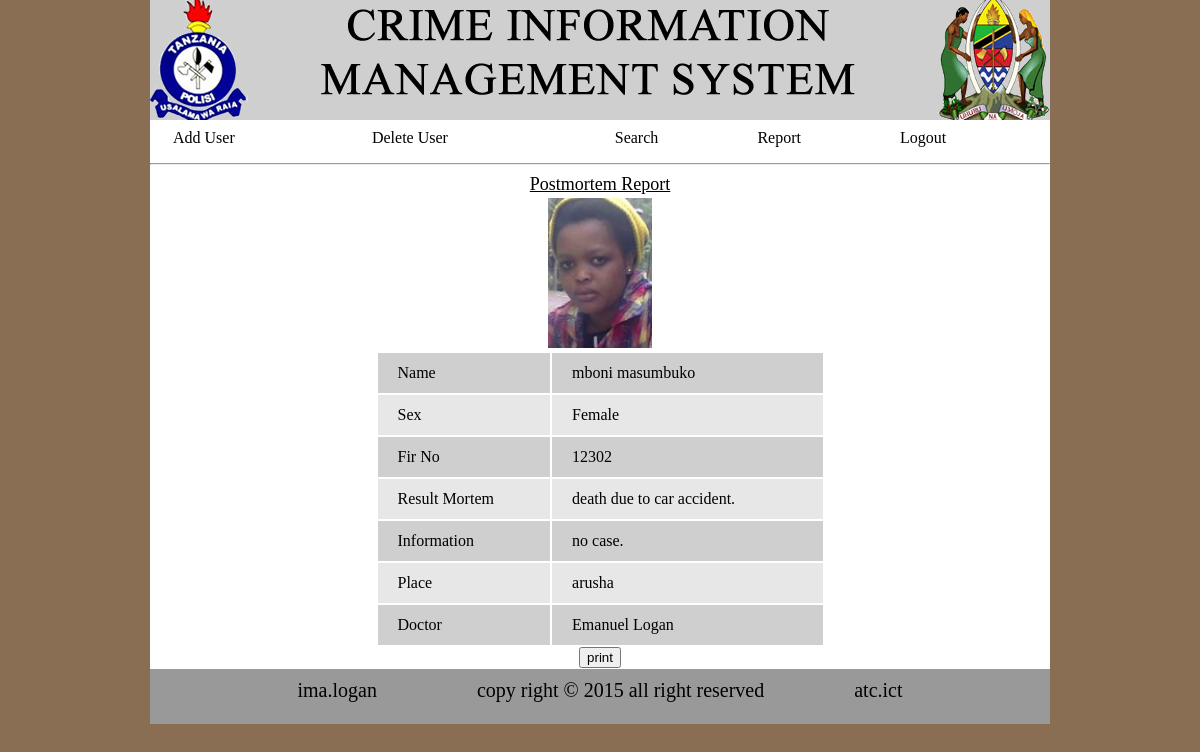
The app's page /admin/viewPostmortemReport.php?id=mboni masumbuko (signed in) with its own data.
### tables this page shows
CREATE TABLE IF NOT EXISTS `postmortem` (
  `id` int(50) NOT NULL auto_increment,
  `image` varchar(400) NOT NULL,
  `name` varchar(50) NOT NULL,
  `sex` varchar(8) NOT NULL,
  `FirNo` varchar(50) NOT NULL,
  `ResultMortem` text NOT NULL,
  `DateDeath` date NOT NULL,
  `info` text NOT NULL,
  `House` varchar(50) NOT NULL,
  `Doctor` varchar(50) NOT NULL,
  PRIMARY KEY  (`id`)
);

### admin/viewPostmortemReport.php (the view, shortened to what this page needs)
<html>
<head>
<link rel="stylesheet" type="text/css" href="style.css">
</head>
<body>
      <div class="wrapper">
            <div class="header"> <img src="image/Logo.png" height="120px" width="900px">
            </div>
            <div class="content21">
                  <div class="menu">
                        <table class="table">
                              <tr>
                                    <td><a href="add.php">Add User</a></td>
                                    <td><a href="delete.php">Delete User</a></td>
                                    <td><a href="search.php">Search</a></td>
                                    <td><a href="report.php">Report</a></td>
                                    <td><a href="logout.php">Logout</a></td>
                              </tr>
                        </table>
            </div><hr>
            <div class="area1">
            <center><u>Postmortem Report</u><table  class="t">
                  <center> <table>
                        <?php
                   $idd=$_GET['id'];
                   $query=mysql_query("SELECT * FROM `postmortem` WHERE  `name`='$idd'");
                   $query_run=mysql_fetch_array($query);
                   $photo1=$query_run['image'];
                         echo "<tr ><td><img src='../upload/".$photo1."' id='tb'></td></tr>";
                        ?>
                  </table></center>
                 <center> <table  class="t">
                  <?php
                   $idd=$_GET['id'];
                   $query=mysql_query("SELECT * FROM `postmortem` WHERE  `name`='$idd'");
                   $query_run=mysql_fetch_array($query);
                   $name=$query_run['name'];
                   $sex=$query_run['sex'];
                   $FirNo=$query_run['FirNo'];
                   $ResultMortem=$query_run['ResultMortem'];
                   $info=$query_run['info'];
                   $place=$query_run['House'];
                   $docta=$query_run['Doctor'];
                              echo "
                              <tr style='background-color:#CFCFCF'>
                              <td>Name</td>
                                    <td>$name</td>
                              </tr>
                              <tr style='background-color:#E7E7E7'>
                              <td>Sex</td>
                                    <td>$sex</td>
                              </tr>
                              <tr style='background-color:#CFCFCF'>
                              <td>Fir No</td>
                                    <td>$FirNo</td>
                              </tr>
                              <tr style='background-color:#E7E7E7'>
                              <td>Result Mortem</td>
                                    <td>$ResultMortem</td>
                              </tr>
                              <tr style='background-color:#CFCFCF'>
                              <td>Information</td>
                                    <td>$info</td>
                              </tr>
                              <tr style='background-color:#E7E7E7'>
                              <td>Place</td>
                                    <td>$place</td>
                              </tr>
                              <tr style='background-color:#CFCFCF'>
                              <td>Doctor</td>
                                    <td>$docta</td>
                              </tr>";
                             ?>
                   </table>
                              <button onclick="window.print()" class="print">print</button>
                  </center>
            </div>
        </div>
            <div class="footer">ima.logan &nbsp;&nbsp;&nbsp;&nbsp;&nbsp;&nbsp;&nbsp;&nbsp;&nbsp;&nbsp;
                  &nbsp;&nbsp;&nbsp;&nbsp;&nbsp;&nbsp;&nbsp;&nbsp;copy right &copy 2015 all right reserved&nbsp;&nbsp;&nbsp;&nbsp;&nbsp;&nbsp;&nbsp;&nbsp;&nbsp;&nbsp;&nbsp;&nbsp;&nbsp;&nbsp;&nbsp;&nbsp;&nbsp;&nbsp;atc.ict
            </div>
      </div>
</body>
</html>

### admin/style.css (style rules this page uses)
body { background-color:#8A6E53; margin: 0; background-repeat: no-repeat; }
.wrapper { height: auto; width: 900px; margin: 0 auto; background-color: white; }
.header { color: #FFFFFF; background-color: #999999; height: 120px; text-align: center; font-size: 30px; }
.footer { background-color: #999999; width: 100%; height: 45px; color: black; text-align: center; font-size: 20px; padding-top: 10px; }
.menu { padding-left: 10px auto; height: 35px; }
.area1 { color: black; text-align: center; font-size: 18px; padding: 1px; }
#tb { height: 150px; width: 100%; }
.table { height: 35px; width: 100%; padding-left: 20px; }
a { color: black; text-decoration: none; }
.t { width: 50%; height: auto; }
.t tr { height: 40px; }
.t tr td { padding-left: 20px; border-spacing: 0px; }
.content21 { height: auto; }

### records on screen
postmortem: image (picture), name "mboni masumbuko", sex "Female", FirNo "12302", ResultMortem "death due to car accident.", info "no case.", House "arusha", Doctor "Emanuel Logan"
